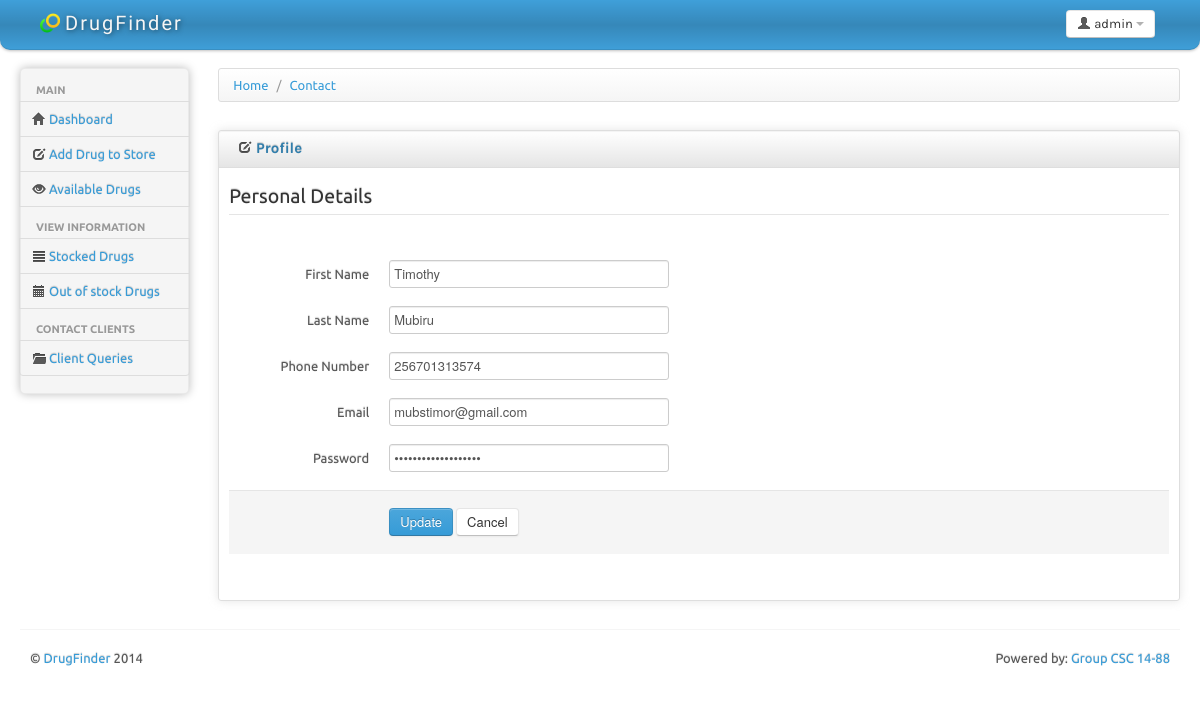
The app's page /profile.php (signed in) with its own data.
### tables this page shows
CREATE TABLE IF NOT EXISTS `client` (
  `clientId` int(10) NOT NULL AUTO_INCREMENT,
  `firstName` varchar(20) NOT NULL,
  `lastName` varchar(20) NOT NULL,
  `email` varchar(45) NOT NULL,
  `phoneNumber` varchar(15) NOT NULL,
  `userName` varchar(25) NOT NULL,
  `password` varchar(50) NOT NULL,
  `registrationDate` date NOT NULL,
  PRIMARY KEY (`clientId`)
);

### profile.php (the view, shortened to what this page needs)
<?php
$clientId = $_SESSION['LOGIN_ID'];
include('include/header.php');
?>
			<div>
				<ul class="breadcrumb">
					<li>
						<a href="#">Home</a> <span class="divider">/</span>
					</li>
					<li>
						<a href="#">Contact</a>
					</li>
				</ul>
			</div>
			<div class="row-fluid sortable">
				<div class="box span12">
					<div class="box-header well" data-original-title>
						<h2><i class="icon-edit"></i> Profile</h2>
					</div>
					<div class="box-content">
						<form class="form-horizontal" action="profile.php" method="post">
						  <fieldset>
							<legend> Personal Details</legend>
							<?php
							$select="SELECT * FROM `client` WHERE clientId='$clientId'";
							$query=mysql_query($select) or die('<div class="alert alert-success">Client not found, <a href="my_contacts.php">click here</a> to view contacts</div>');
							while($result=mysql_fetch_array($query))
							{
							?>
							 <div class="control-group">
								<label class="control-label" for="focusedInput">First Name</label>
								<div class="controls">
								  <input class="input-xlarge focused" id="fname" name="fname" type="text" value="<?php echo $result['firstName'];?>"  data-rel="popover" data-content="This is usually the christian name e.g John" title="First Name">
								</div>
							  </div>
							  <div class="control-group">
								<label class="control-label" for="focusedInput">Last Name</label>
								<div class="controls">
								  <input class="input-xlarge focused" id="lname" type="text" name="lname" value="<?php echo $result['lastName'];?>" data-rel="popover" data-content="This is usually the surname e.g Kato" title="Last Name">
								</div>
							  </div>
							  <div class="control-group">
								<label class="control-label" for="focusedInput">Phone Number</label>
								<div class="controls">
								  <input class="input-xlarge focused" id="phone" type="text" name="phone" value="<?php echo $result['phoneNumber'];?>"  data-rel="popover" data-content="This is usually in the form 2567xxxxxxxx" title="Phone Number">
								</div>
							  </div>
							    <div class="control-group">
								<label class="control-label" for="focusedInput">Email</label>
								<div class="controls">
								  <input class="input-xlarge focused" id="email" type="text" name="email" value="<?php echo $result['email'];?>"  data-rel="popover" data-content="This is usually in the form example@example.com" title="Email">
								</div>
							  </div>
						   <div class="control-group">
								<label class="control-label" for="focusedInput">Password</label>
								<div class="controls">
								  <input class="input-xlarge focused" id="password" type="password" name="password" value="<?php echo $result['email'];?>"  data-rel="popover" data-content="This is your new password" title="Password">
								</div>
							  </div>
							<div class="form-actions">
							  <button type="submit" name="submit" class="btn btn-primary">Update</button>
							  <button type="reset" class="btn">Cancel</button>
							</div>
							<?php } ?>
						  </fieldset>
						</form>
					</div>
				</div>
			</div>
<?php include('include/footer.php'); ?>

### css/charisma-app.css (style rules this page uses)
.box { border: 1px solid #DEDEDE; border-radius:3px; -webkit-border-radius:3px; -moz-border-radius:3px; margin-top: 10px; margin-bottom: 10px ; box-shadow: 0 0 10px rgba(189, 189, 189, 0.4); -webkit-box-shadow: 0 0 10px rgba(189, 189, 189, 0.4); -moz-box-shadow: 0 0 10px rgba(189, 189, 189, 0.4); }
.box-header { border:none; padding-top:5px; border-bottom: 1px solid #DEDEDE; border-radius:3px 3px 0 0; -webkit-border-radius:3px 3px 0 0; -moz-border-radius:3px 3px 0 0; height:12px; min-height:12px; margin-bottom: 0; cursor:move; font-weight:bold; font-size:16px; background: -moz-linear-gradient(top, rgba(255,255,255,0) 0%, rgba(0,0,0,0.1) 100%); background: -webkit-gradient(linear, left top, left bottom, color-stop(0%,rgba(255,255,255,0)), color-stop(100%,rgba(0,0,0,0.1))); background: -webkit-linear-gradient(top, rgba(255,255,255,0) 0%,rgba(0,0,0,0.1) 100%); background: -o-linear-gradient(top, rgba(255,255,255,0) 0%,rgba(0,0,0,0.1) 100%); background: -ms-linear-gradient(top, rgba(255,255,255,0) 0%,rgba(0,0,0,0.1) 100%); background: linear-gradient(to bottom, rgba(255,255,255,0) 0%,rgba(0,0,0,0.1) 100%); filter: progid:DXImageTransform.Microsoft.gradient( startColorstr='#00ffffff', endColorstr='#1a000000',GradientType=0 ); }
.box-header h2 { font-size:15px; width:auto; clear:none; float:left; line-height:25px; }
.box-header h2 > i { margin-top:1px; }
.box-content { padding:10px; }

### include/header.php (style rules this page uses)
body { padding-bottom: 40px; }

### records on screen
client: fname "Timothy", lname "Mubiru", phone "256701313574", email "mubstimor@gmail.com"
